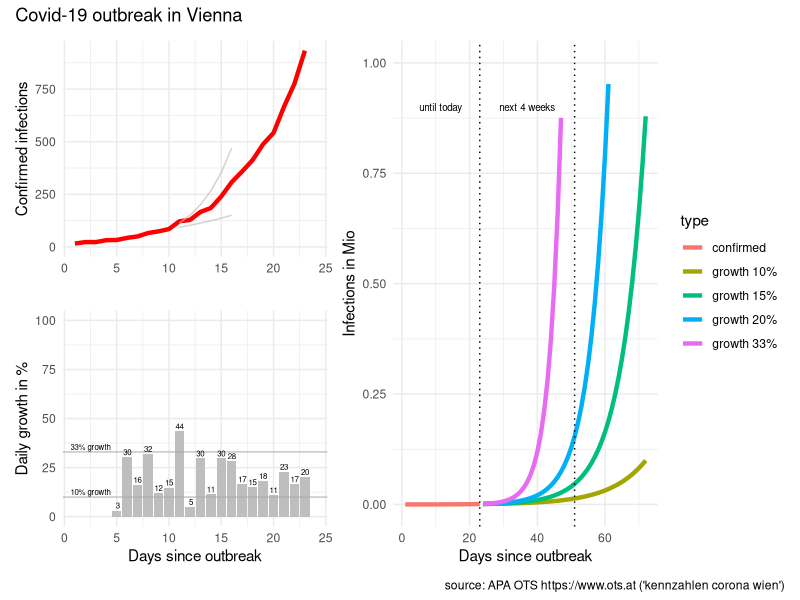
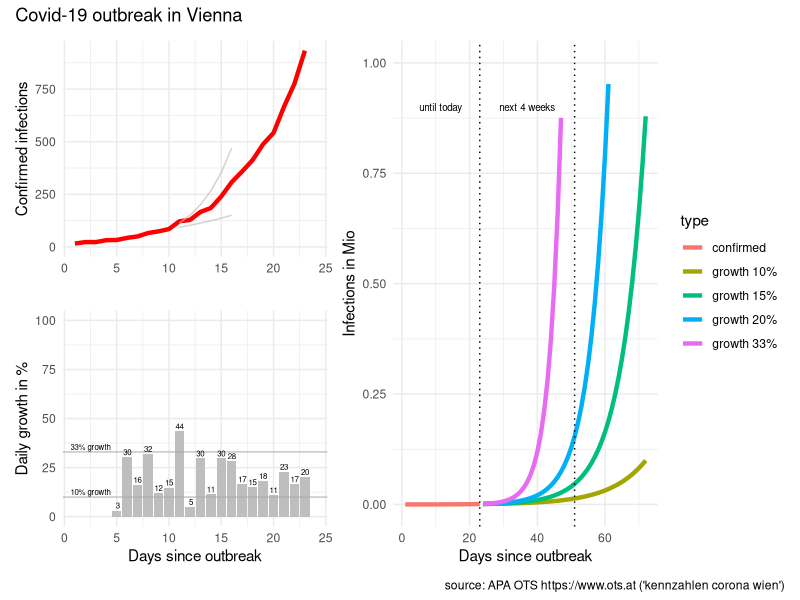

Generate these figures, in order, with R:
# packages
library(tidyverse)
library(scales)
library(patchwork)

# reported infections
# source: APA OTS (https://www.ots.at)
# keywords: "kennzahlen corona wien"
infected <- c(
   16, #"2020-03-05"
   23, #"2020-03-06"
   23, #"2020-03-07"
   32, #"2020-03-08"
   33, #"2020-03-09"
   43, #"2020-03-10"
   50, #"2020-03-11"
   66, #"2020-03-12"
   74, #"2020-03-13"
   85, #"2020-03-14"
  122, #"2020-03-15"
  128, #"2020-03-16"
  166, #"2020-03-17"
  185, #"2020-03-18"
  240, #"2020-03-19"
  308, #"2020-03-20"
  359, #"2020-03-21"
  413, #"2020-03-22"
  488, #"2020-03-23"
  542, #"2020-03-24"
  666, #"2020-03-25"
  776, #"2020-03-26"
  933  #"2020-03-27"
)

# prepare data
data <- tibble(infected = infected)

data <- data %>% 
  mutate(type = "confirmed",
         day = row_number()) %>% 
  arrange(day) %>% 
  mutate(new_abs = infected - lag(infected),
         new_pct = new_abs / lag(infected) * 100)

# predict
predict_corona <- function(data, infection_rate, days)  {
  
  future <- seq(from = max(data$day) + 1, to = max(data$day)+days-1)
  infected_all <- NULL
  infected_act <- max(data$infected)
  infected_predict <- NULL
  for (i in seq_along(future))  {
    infected_act <- infected_act * infection_rate
    infected_all <- c(infected_all, infected_act)
  }
  
  data2 <- tibble(type = paste0("growth ", (infection_rate-1)*100,"%"),
                  day = future, 
                  infected = infected_all)
  data2
  
} # predict_corona

# predict for different growth
predict_days <- 50 #57

data_50 <- data %>% 
  predict_corona(infection_rate = 1.50, days = predict_days)

data_40 <- data %>% 
  predict_corona(infection_rate = 1.40, days = predict_days)

data_33 <- data %>% 
  predict_corona(infection_rate = 1.33, days = predict_days)

data_20 <- data %>% 
  predict_corona(infection_rate = 1.20, days = predict_days)

data_15 <- data %>% 
  predict_corona(infection_rate = 1.15, days = predict_days)

data_10 <- data %>% 
  predict_corona(infection_rate = 1.10, days = predict_days)

# combine dataset
data_plot <- data %>% 
  bind_rows(data_33, data_20, data_15, data_10)


# visualise data
# infected
last_day <- length(data$infected)
p0 <- data_plot %>% 
  mutate(infected_M = infected / 1000000) %>%
  ggplot(aes(day, infected_M, color = type)) + 
  geom_line(size = 1.5) +
  geom_vline(xintercept = c(last_day, last_day + 28), 
             linetype = "dotted") +
  ylim(0,1) +
  xlab("Days since outbreak") +
  ylab("Infections in Mio") + 
  #ggtitle("Covid-19 outbreak in Vienna") +
  theme_minimal()+
  annotate("text", last_day/2, 0.9, 
           label = "until today", size = 2.5) +
  annotate("text", last_day+14, 0.9, 
           label = "next 4 weeks", size = 2.5)

#############################################

# data for reference line 33% growth (Austria)
data_line_start <- tibble(
  day = 10,
  infected = 85
)

# predict 10%/33% growth (days since 50 cases)
data_line10 <- predict_corona(
  data_line_start,
  infection_rate = 1.10,
  days = 7)

data_line33 <- predict_corona(
  data_line_start,
  infection_rate = 1.33,
  days = 7)

# infected
p1 <- data %>% 
  mutate(infected_M = infected / 1000000) %>% 
  ggplot(aes(day, infected)) + 
  geom_line(size = 1.5, color = "red") +
  geom_line(data = data_line10, 
            aes(day,infected), color = "grey", alpha = 0.7) +
  geom_line(data = data_line33, 
            aes(day,infected), color = "grey", alpha = 0.7) +
  xlim(c(1,length(infected)+1)) +
  #ylim(0,max(infected)) +
  scale_y_continuous(labels=function(x) format(x, big.mark = " ", scientific = FALSE),
                     limits=c(0,max(infected)) ) +
  #  xlab("Days since outbreak") +
  xlab("") +
  ylab("Confirmed infections") + 
#  ggtitle("Covid-19 outbreak in Vienna") +
  theme_minimal()
  
# daily growth infected
p2 <- data %>% 
  filter(day >= 5) %>% 
  ggplot(aes(day, new_pct)) +
  geom_col(fill = "grey") +
  geom_hline(yintercept = 10, color = "darkgrey", alpha = 0.7) +
  geom_hline(yintercept = 33, color = "darkgrey", alpha = 0.7) +
  geom_text(aes(day, new_pct, 
                label = paste0(format(new_pct, digits=1))),
            size = 2, vjust = "bottom", nudge_y = 1) +
  xlim(c(1,length(infected)+1)) +
  ylim(c(0,100)) +
  xlab("Days since outbreak") +
  ylab("Daily growth in %") + 
#  ggtitle("Covid-19 outbreak in Vienna") +
  theme_minimal() +
  annotate("text", 2.5, 10+1, 
           label = "10% growth",
           size = 2,vjust = "bottom")  +
  annotate("text", 2.5, 33+1, 
           label = "33% growth",
           size = 2,vjust = "bottom") 
  

# combine plots
p <- ((p1 / p2) | p0) + plot_annotation('Covid-19 outbreak in Vienna',
                            caption = "source: APA OTS https://www.ots.at ('kennzahlen corona wien')")
# plot
p

# save plot
p %>% ggsave(filename = "covid-19-vienna.png", 
             device = "png",
             width = 7, height = 4)
